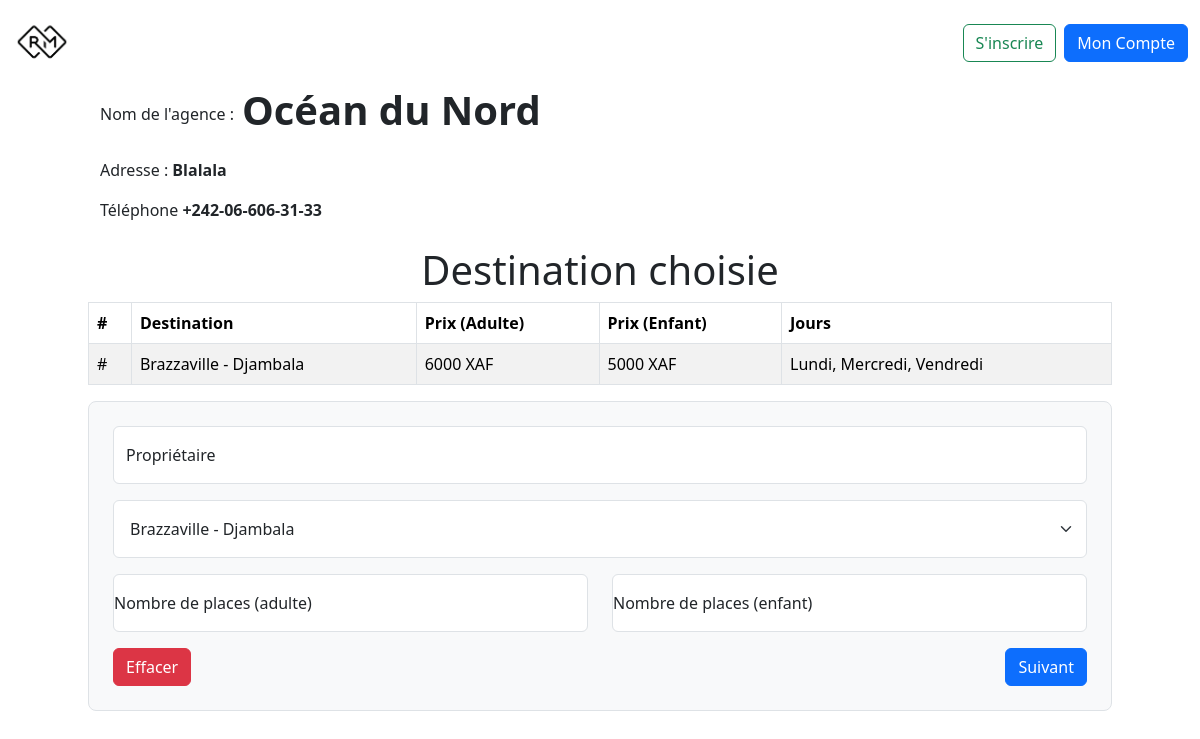
The app's page /RM_Reservation/info-part-2.php?agency_id=1&route_id=10 (signed in) with its own data.
### tables this page shows
CREATE TABLE `agency` (
  `agency_id` int(11) NOT NULL,
  `image_agency_id` int(11) NOT NULL,
  `name` varchar(50) NOT NULL,
  `phone` varchar(20) NOT NULL,
  `address` varchar(100) NOT NULL
);

CREATE TABLE `route` (
  `route_id` int(11) NOT NULL,
  `agency_id` int(11) NOT NULL,
  `departure_location` varchar(20) NOT NULL,
  `arrival_location` varchar(20) NOT NULL,
  `adult_price` int(11) DEFAULT NULL,
  `child_price` int(11) DEFAULT NULL,
  `days` varchar(200) NOT NULL
);

### RM_Reservation/info-part-2.php (the view, shortened to what this page needs)
<?php
    require 'db.php';
    $agency_id = (int)$_GET['agency_id'];
    $route_id = (int)$_GET['route_id'];
    $req = $db->prepare("SELECT route_id, CONCAT(departure_location, ' - ' ,arrival_location) AS destination, adult_price, child_price, days FROM route  WHERE agency_id = :agency_id AND route_id = :route_id ORDER BY destination ASC");
    $req->bindValue(':agency_id', $agency_id);
    $req->bindValue(':route_id', $route_id);
    $req->execute();
    $route = $req->fetch(PDO::FETCH_OBJ);
    $req = $db->prepare("SELECT agency.name, agency.phone, agency.address  FROM agency WHERE agency_id = :agency_id");
    $req->bindValue(':agency_id', $agency_id);
    $req->execute();
    $agency = $req->fetch(PDO::FETCH_OBJ);
    include './layouts/header.php';
    include './layouts/navbar.php';
?>
<main>
    <section class="row" style="padding: 0px 100px">
        <div class="col-md-12">
            <p class="d-flex align-items-center"> Nom de l'agence : <span class="fw-bold h1 ms-2"> <?= $agency->name ?> </span> </p>
            <p> Adresse : <span class="fw-bold"> <?= $agency->address ?> </span> </p>
            <p> Téléphone <span class="fw-bold"> <?= $agency->phone ?> </span> </p>
        </div>
        <div class="col-md-12 ">
            <div class="row">
                <p class="col-md-12 my-2 text-center display-6">Destination choisie</p>
                <table class="table table-bordered table-striped">
                    <thead>
                        <tr>
                            <th scope="col">#</th>
                            <th scope="col">Destination</th>
                            <th scope="col">Prix (Adulte)</th>
                            <th scope="col">Prix (Enfant)</th>
                            <th scope="col">Jours</th>
                        </tr>
                    </thead>
                    <tbody>
                        <td> # </td>
                        <td> <?= $route->destination ?> </td>
                        <td> <?= $route->adult_price ?> XAF</td>
                        <td> <?= $route->child_price ?> XAF</td>
                        <td> <?= $route->days ?></td>
                    </tbody>
                </table>
                <form method="POST" class="col-md-12 p-4 border rounded-3 bg-body-tertiary">
                    <div class="form-floating mb-3">
                        <input type="text" name="owner"  class="form-control" id="floatingInput" placeholder="name@example.com">
                        <label for="floatingInput">Propriétaire</label>
                    </div>
                    <div class="mb-3">
                        <select class="form-select p-3" name="route_id" id="exampleSelect">
                            <option value=<?= $route->route_id ?>> <?= $route->destination ?> </option>
                        </select>
                    </div>
                    <div class="row">
                        <div class="form-floating mb-3 col-6 ">
                            <input type="number" name="num_adult_seats" class="form-control" id="floatingPassword" placeholder="">
                            <label for="floatingNumber">Nombre de places (adulte)</label>
                        </div>
                        <div class="form-floating mb-3 col-6">
                        <input type="number" name="num_child_seats" class="form-control" id="floatingPassword" placeholder="">
                        <label for="floatingNumber">Nombre de places (enfant) </label>
                        </div>
                    </div>
                    <div class="d-flex justify-content-between">
                        <button type="reset" class="btn btn-danger">Effacer</button>
                        <button type="submit" name="submit" class="btn btn-primary"> Suivant </a>
                    </div>
                </form>
            </div>
        </div>
    </section>
</main>

### records on screen
agency: name "Océan du Nord", address "Blalala", phone "+242-06-606-31-33"
route: adult_price "6000", child_price "5000", days "Lundi, Mercredi, Vendredi"

### other values on screen
$route->destination "Brazzaville - Djambala"
form field route_id "Brazzaville - Djambala"
